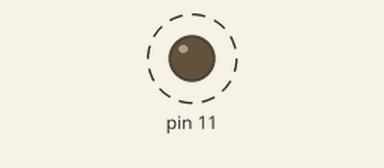
Simulated run of this sketch. Board: Arduino Uno, built with avr-gcc and run on an emulated ATmega328P. Shown: output pins drawn as LEDs (lit = HIGH). Dashed ring = blinking.

Above: at 0.2 s.
Timing chart, 0 to 3.0 s (numbered marks = the images above):
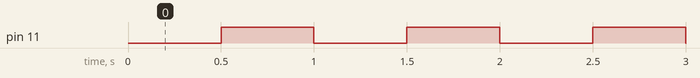

Measured:
- by itself, pin 11: alternates HIGH for 0.50 s and LOW for 0.50 s

The sketch:

blink_led.ino
```cpp
// Blink an LED once per second using timer interrupt
// Using timer 1 because it stores 16 bit values

boolean toggle = 0;

void setup() {
  pinMode(11, OUTPUT);

  cli(); // stop interrupts

  // set timer1 interrupt at 1Hz
  TCCR1A = 0;
  TCCR1B = 0;
  TCNT1 = 0; // initialize counter value to 0

  // set compare match register for 2Hz increments
  OCR1A = 7811; // 16,000,000 / (1024 * 2) - 1

  TCCR1B |= (1 << WGM12); // turn on CTC mode

  TCCR1B |= (1 << CS12) | (1 << CS10); // set CS10 and CS12 bits for 1024 prescaler

  TIMSK1 |= (1 << OCIE1A); // enable timer compare interrupt

  sei(); // allow interrupts
}

// timer1 interrupt 1Hz toggle LED 9
ISR(TIMER1_COMPA_vect) {
  if(toggle) {
    digitalWrite(11, HIGH);
    toggle = 0;
  } else {
    digitalWrite(11, LOW);
    toggle = 1;
  }
}

void loop() {
  // put your main code here, to run repeatedly:

}
```
